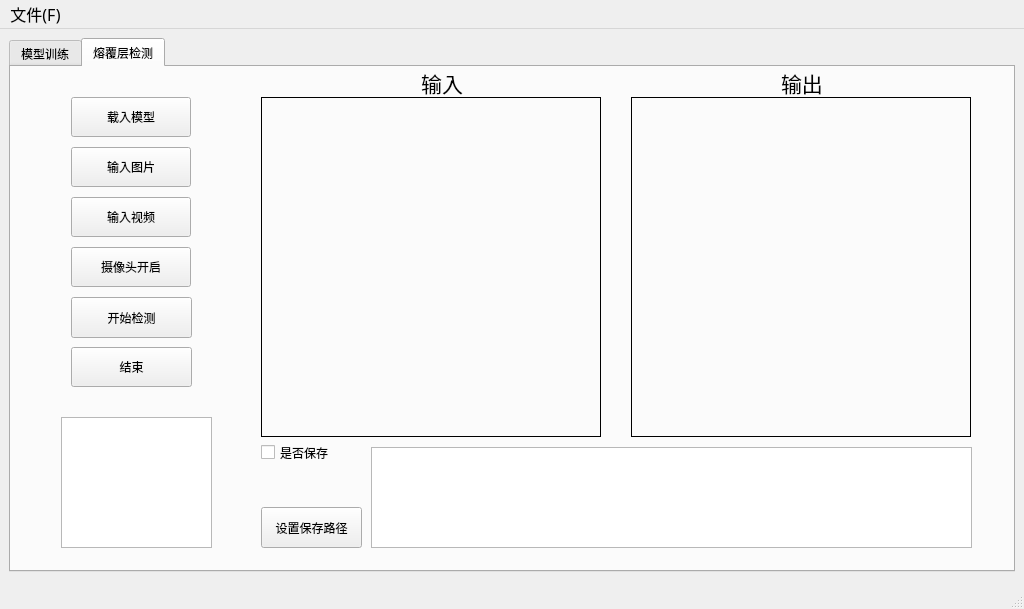
<?xml version="1.0" encoding="UTF-8"?>
<ui version="4.0">
 <author>deoncn</author>
 <class>MainWindow</class>
 <widget class="QMainWindow" name="MainWindow">
  <property name="windowModality">
   <enum>Qt::WindowModal</enum>
  </property>
  <property name="geometry">
   <rect>
    <x>0</x>
    <y>0</y>
    <width>1024</width>
    <height>609</height>
   </rect>
  </property>
  <property name="font">
   <font>
    <family>微软雅黑</family>
    <pointsize>12</pointsize>
    <weight>50</weight>
    <bold>false</bold>
   </font>
  </property>
  <property name="windowTitle">
   <string>检测系统</string>
  </property>
  <property name="windowIcon">
   <iconset>
    <normaloff>../ui_img/masico.ico</normaloff>../ui_img/masico.ico</iconset>
  </property>
  <property name="iconSize">
   <size>
    <width>32</width>
    <height>32</height>
   </size>
  </property>
  <property name="toolButtonStyle">
   <enum>Qt::ToolButtonIconOnly</enum>
  </property>
  <property name="animated">
   <bool>true</bool>
  </property>
  <property name="documentMode">
   <bool>false</bool>
  </property>
  <property name="tabShape">
   <enum>QTabWidget::Rounded</enum>
  </property>
  <property name="unifiedTitleAndToolBarOnMac">
   <bool>false</bool>
  </property>
  <widget class="QWidget" name="centralwidget">
   <property name="font">
    <font>
     <family>微软雅黑</family>
     <pointsize>12</pointsize>
     <weight>50</weight>
     <bold>false</bold>
     <kerning>true</kerning>
    </font>
   </property>
   <layout class="QVBoxLayout" name="verticalLayout">
    <item>
     <widget class="QTabWidget" name="tabWidget">
      <property name="font">
       <font>
        <family>微软雅黑</family>
        <pointsize>9</pointsize>
        <weight>9</weight>
        <italic>false</italic>
        <bold>false</bold>
       </font>
      </property>
      <property name="styleSheet">
       <string notr="true">font: 75 9pt &quot;微软雅黑&quot;;</string>
      </property>
      <property name="tabPosition">
       <enum>QTabWidget::North</enum>
      </property>
      <property name="tabShape">
       <enum>QTabWidget::Rounded</enum>
      </property>
      <property name="currentIndex">
       <number>1</number>
      </property>
      <property name="iconSize">
       <size>
        <width>16</width>
        <height>16</height>
       </size>
      </property>
      <property name="tabsClosable">
       <bool>false</bool>
      </property>
      <property name="tabBarAutoHide">
       <bool>true</bool>
      </property>
      <widget class="QWidget" name="widget">
       <attribute name="title">
        <string>模型训练</string>
       </attribute>
       <widget class="QGroupBox" name="groupBox">
        <property name="geometry">
         <rect>
          <x>10</x>
          <y>80</y>
          <width>261</width>
          <height>381</height>
         </rect>
        </property>
        <property name="styleSheet">
         <string notr="true"/>
        </property>
        <property name="title">
         <string>配置及操作</string>
        </property>
        <widget class="QLabel" name="label_2">
         <property name="geometry">
          <rect>
           <x>20</x>
           <y>40</y>
           <width>54</width>
           <height>12</height>
          </rect>
         </property>
         <property name="text">
          <string>训练集</string>
         </property>
        </widget>
        <widget class="QLineEdit" name="lineEdit">
         <property name="geometry">
          <rect>
           <x>80</x>
           <y>40</y>
           <width>71</width>
           <height>20</height>
          </rect>
         </property>
        </widget>
        <widget class="QToolButton" name="toolButton">
         <property name="geometry">
          <rect>
           <x>190</x>
           <y>40</y>
           <width>40</width>
           <height>20</height>
          </rect>
         </property>
         <property name="text">
          <string>...</string>
         </property>
        </widget>
        <widget class="QLabel" name="label_3">
         <property name="geometry">
          <rect>
           <x>20</x>
           <y>80</y>
           <width>54</width>
           <height>12</height>
          </rect>
         </property>
         <property name="text">
          <string>验证集</string>
         </property>
        </widget>
        <widget class="QLabel" name="label_4">
         <property name="geometry">
          <rect>
           <x>20</x>
           <y>120</y>
           <width>71</width>
           <height>16</height>
          </rect>
         </property>
         <property name="text">
          <string>保存路径</string>
         </property>
        </widget>
        <widget class="QPushButton" name="pushButton_2">
         <property name="geometry">
          <rect>
           <x>10</x>
           <y>319</y>
           <width>81</width>
           <height>51</height>
          </rect>
         </property>
         <property name="text">
          <string>训练</string>
         </property>
        </widget>
        <widget class="QPushButton" name="pushButton_4">
         <property name="geometry">
          <rect>
           <x>159</x>
           <y>319</y>
           <width>91</width>
           <height>51</height>
          </rect>
         </property>
         <property name="text">
          <string>结束</string>
         </property>
        </widget>
        <widget class="QToolButton" name="toolButton_2">
         <property name="geometry">
          <rect>
           <x>190</x>
           <y>80</y>
           <width>40</width>
           <height>20</height>
          </rect>
         </property>
         <property name="text">
          <string>...</string>
         </property>
        </widget>
        <widget class="QToolButton" name="toolButton_3">
         <property name="geometry">
          <rect>
           <x>190</x>
           <y>120</y>
           <width>40</width>
           <height>20</height>
          </rect>
         </property>
         <property name="text">
          <string>...</string>
         </property>
        </widget>
        <widget class="QLineEdit" name="lineEdit_4">
         <property name="geometry">
          <rect>
           <x>80</x>
           <y>80</y>
           <width>71</width>
           <height>20</height>
          </rect>
         </property>
        </widget>
        <widget class="QLineEdit" name="lineEdit_5">
         <property name="geometry">
          <rect>
           <x>80</x>
           <y>120</y>
           <width>71</width>
           <height>20</height>
          </rect>
         </property>
        </widget>
       </widget>
       <widget class="QGroupBox" name="groupBox_2">
        <property name="geometry">
         <rect>
          <x>280</x>
          <y>80</y>
          <width>251</width>
          <height>381</height>
         </rect>
        </property>
        <property name="font">
         <font>
          <family>微软雅黑</family>
          <pointsize>9</pointsize>
          <weight>9</weight>
          <italic>false</italic>
          <bold>false</bold>
         </font>
        </property>
        <property name="title">
         <string>训练参数设置</string>
        </property>
        <widget class="QLabel" name="label_6">
         <property name="geometry">
          <rect>
           <x>20</x>
           <y>20</y>
           <width>61</width>
           <height>31</height>
          </rect>
         </property>
         <property name="font">
          <font>
           <family>微软雅黑</family>
           <pointsize>9</pointsize>
           <weight>9</weight>
           <italic>false</italic>
           <bold>false</bold>
          </font>
         </property>
         <property name="text">
          <string>Epcho</string>
         </property>
        </widget>
        <widget class="QLabel" name="label_7">
         <property name="geometry">
          <rect>
           <x>20</x>
           <y>60</y>
           <width>81</width>
           <height>31</height>
          </rect>
         </property>
         <property name="text">
          <string>Batch_size</string>
         </property>
        </widget>
        <widget class="QLabel" name="label_8">
         <property name="geometry">
          <rect>
           <x>20</x>
           <y>100</y>
           <width>71</width>
           <height>31</height>
          </rect>
         </property>
         <property name="text">
          <string>imgsize</string>
         </property>
        </widget>
        <widget class="QLineEdit" name="lineEdit_6">
         <property name="geometry">
          <rect>
           <x>110</x>
           <y>30</y>
           <width>113</width>
           <height>20</height>
          </rect>
         </property>
        </widget>
        <widget class="QLineEdit" name="lineEdit_7">
         <property name="geometry">
          <rect>
           <x>110</x>
           <y>70</y>
           <width>113</width>
           <height>20</height>
          </rect>
         </property>
        </widget>
        <widget class="QLineEdit" name="lineEdit_8">
         <property name="geometry">
          <rect>
           <x>110</x>
           <y>110</y>
           <width>113</width>
           <height>20</height>
          </rect>
         </property>
        </widget>
       </widget>
       <widget class="QGroupBox" name="groupBox_3">
        <property name="geometry">
         <rect>
          <x>560</x>
          <y>80</y>
          <width>321</width>
          <height>231</height>
         </rect>
        </property>
        <property name="title">
         <string>终端</string>
        </property>
       </widget>
      </widget>
      <widget class="QWidget" name="tab_2">
       <attribute name="title">
        <string>熔覆层检测</string>
       </attribute>
       <widget class="QLabel" name="label_10">
        <property name="enabled">
         <bool>true</bool>
        </property>
        <property name="geometry">
         <rect>
          <x>410</x>
          <y>0</y>
          <width>42</width>
          <height>28</height>
         </rect>
        </property>
        <property name="font">
         <font>
          <family>微软雅黑</family>
          <pointsize>9</pointsize>
          <weight>9</weight>
          <italic>false</italic>
          <bold>false</bold>
         </font>
        </property>
        <property name="text">
         <string>&lt;html&gt;&lt;head/&gt;&lt;body&gt;&lt;p&gt;&lt;span style=&quot; font-size:16pt;&quot;&gt;输入&lt;/span&gt;&lt;/p&gt;&lt;/body&gt;&lt;/html&gt;</string>
        </property>
        <property name="alignment">
         <set>Qt::AlignCenter</set>
        </property>
       </widget>
       <widget class="QLabel" name="label">
        <property name="geometry">
         <rect>
          <x>770</x>
          <y>0</y>
          <width>42</width>
          <height>28</height>
         </rect>
        </property>
        <property name="text">
         <string>&lt;html&gt;&lt;head/&gt;&lt;body&gt;&lt;p&gt;&lt;span style=&quot; font-size:16pt;&quot;&gt;输出&lt;/span&gt;&lt;/p&gt;&lt;/body&gt;&lt;/html&gt;</string>
        </property>
       </widget>
       <widget class="QLabel" name="label_11">
        <property name="geometry">
         <rect>
          <x>250</x>
          <y>30</y>
          <width>340</width>
          <height>340</height>
         </rect>
        </property>
        <property name="styleSheet">
         <string notr="true">border-width: 1px;
border-style: solid;
border-color: black;
</string>
        </property>
        <property name="text">
         <string/>
        </property>
       </widget>
       <widget class="QPushButton" name="pushButton_9">
        <property name="geometry">
         <rect>
          <x>250</x>
          <y>440</y>
          <width>101</width>
          <height>41</height>
         </rect>
        </property>
        <property name="text">
         <string>设置保存路径</string>
        </property>
       </widget>
       <widget class="QCheckBox" name="checkBox">
        <property name="geometry">
         <rect>
          <x>250</x>
          <y>370</y>
          <width>81</width>
          <height>31</height>
         </rect>
        </property>
        <property name="text">
         <string>是否保存</string>
        </property>
       </widget>
       <widget class="QLabel" name="label_5">
        <property name="geometry">
         <rect>
          <x>620</x>
          <y>30</y>
          <width>340</width>
          <height>340</height>
         </rect>
        </property>
        <property name="styleSheet">
         <string notr="true">border-width: 1px;
border-style: solid;
border-color: black;</string>
        </property>
        <property name="text">
         <string/>
        </property>
       </widget>
       <widget class="QPushButton" name="pushButton">
        <property name="geometry">
         <rect>
          <x>60</x>
          <y>280</y>
          <width>121</width>
          <height>40</height>
         </rect>
        </property>
        <property name="text">
         <string>结束</string>
        </property>
       </widget>
       <widget class="QPushButton" name="pushButton_7">
        <property name="geometry">
         <rect>
          <x>60</x>
          <y>30</y>
          <width>120</width>
          <height>40</height>
         </rect>
        </property>
        <property name="text">
         <string>载入模型</string>
        </property>
       </widget>
       <widget class="QPushButton" name="pushButton_6">
        <property name="geometry">
         <rect>
          <x>60</x>
          <y>230</y>
          <width>121</width>
          <height>41</height>
         </rect>
        </property>
        <property name="text">
         <string>开始检测</string>
        </property>
       </widget>
       <widget class="QPushButton" name="pushButton_8">
        <property name="geometry">
         <rect>
          <x>60</x>
          <y>180</y>
          <width>120</width>
          <height>40</height>
         </rect>
        </property>
        <property name="text">
         <string>摄像头开启</string>
        </property>
       </widget>
       <widget class="QPushButton" name="pushButton_5">
        <property name="geometry">
         <rect>
          <x>60</x>
          <y>80</y>
          <width>120</width>
          <height>40</height>
         </rect>
        </property>
        <property name="text">
         <string>输入图片</string>
        </property>
       </widget>
       <widget class="QPushButton" name="pushButton_3">
        <property name="geometry">
         <rect>
          <x>60</x>
          <y>130</y>
          <width>120</width>
          <height>40</height>
         </rect>
        </property>
        <property name="text">
         <string>输入视频</string>
        </property>
       </widget>
       <widget class="QTextBrowser" name="textBrowser">
        <property name="geometry">
         <rect>
          <x>50</x>
          <y>350</y>
          <width>151</width>
          <height>131</height>
         </rect>
        </property>
       </widget>
       <widget class="QTextBrowser" name="textBrowser_2">
        <property name="geometry">
         <rect>
          <x>360</x>
          <y>380</y>
          <width>601</width>
          <height>101</height>
         </rect>
        </property>
       </widget>
      </widget>
     </widget>
    </item>
   </layout>
  </widget>
  <widget class="QStatusBar" name="statusbar"/>
  <widget class="QMenuBar" name="menubar">
   <property name="geometry">
    <rect>
     <x>0</x>
     <y>0</y>
     <width>1024</width>
     <height>27</height>
    </rect>
   </property>
   <widget class="QMenu" name="menumain">
    <property name="tearOffEnabled">
     <bool>false</bool>
    </property>
    <property name="title">
     <string>文件(F)</string>
    </property>
    <property name="toolTipsVisible">
     <bool>false</bool>
    </property>
    <addaction name="action"/>
    <addaction name="separator"/>
   </widget>
   <addaction name="menumain"/>
  </widget>
  <action name="actionHELP">
   <property name="text">
    <string>HELP.</string>
   </property>
  </action>
  <action name="action">
   <property name="checkable">
    <bool>false</bool>
   </property>
   <property name="enabled">
    <bool>true</bool>
   </property>
   <property name="text">
    <string>退出</string>
   </property>
   <property name="font">
    <font>
     <pointsize>12</pointsize>
     <weight>50</weight>
     <italic>false</italic>
     <bold>false</bold>
     <stylestrategy>PreferAntialias</stylestrategy>
     <kerning>true</kerning>
    </font>
   </property>
  </action>
 </widget>
 <layoutdefault spacing="6" margin="9"/>
 <resources/>
 <connections/>
</ui>
